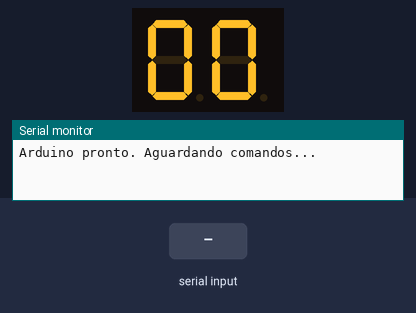
The sketch below on a simulated Arduino Uno, built with avr-gcc and run on an emulated ATmega328P. Shown: 2-digit seven-segment display, the last lines printed to the serial monitor. Wiring (inferred from the names in the program): 2-digit 7-segment display, segments lit when HIGH: segments pin 2, pin 3, pin 4, pin 5, pin 6, pin 7, pin 8, pin 9, pin 10, pin 11, pin 12, pin 13, A0, A1. Inputs (shaded band) come from the test bench. The segment pins are drawn as the display they are named for.

Above: at 1.2 s.
1.3 s: "A1" received over the second serial link
At 2.8 s:
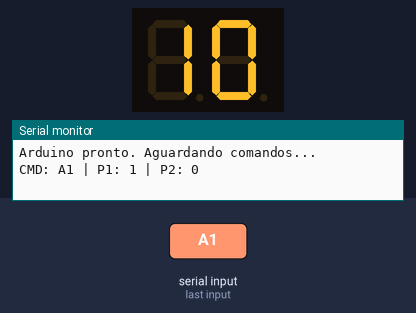
3.8 s: "D2" received over the second serial link
At 5.9 s:
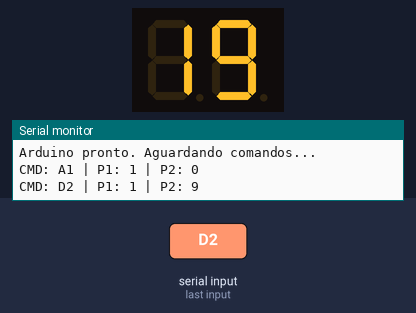
6.3 s: "R1" received over the second serial link
At 7.8 s:
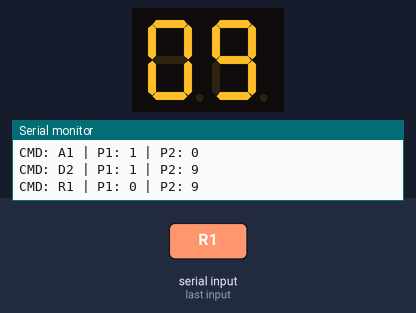
Timing chart, 0 to 9.3 s (numbered marks = the images above; inputs shaded):
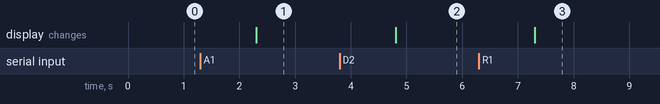

Measured:
- after the input at 1.3 s, the display: changes after 1.0 s (image 1)
- after the input at 3.8 s, the display: changes after 1.0 s (image 2)
- after the input at 6.3 s, the display: changes after 1.0 s (image 3)

The sketch:

scoreboard.ino
```cpp
//Versão do código para o Arduino que controla o placar via Bluetooth
//Passivel de melhorias, mas funcional para o propósito do projeto

#include <SoftwareSerial.h>

SoftwareSerial bluetooth(10, 11); // RX, TX para o módulo Bluetooth

// Definindo os pinos dos segmentos para cada display
const int segmentPins1[] = {2, 3, 4, 5, 6, 7, 8};       // Pinos para o display 1
const int segmentPins2[] = {9, 10, 11, 12, 13, A0, A1};  // Pinos para o display 2

// Mapeamento de segmentos para cada número (0 a 9)
byte digits[10] = {
  B00111111, // 0
  B00000110, // 1
  B01011011, // 2
  B01001111, // 3
  B01100110, // 4
  B01101101, // 5
  B01111101, // 6
  B00000111, // 7
  B01111111, // 8
  B01101111  // 9
};

int currentNumber1 = 0;
int currentNumber2 = 0;

void setup() {
  for (int i = 0; i < 7; i++) {
    pinMode(segmentPins1[i], OUTPUT);
    digitalWrite(segmentPins1[i], LOW);
    pinMode(segmentPins2[i], OUTPUT);
    digitalWrite(segmentPins2[i], LOW);
  }
  bluetooth.begin(9600);
  Serial.begin(9600);
  displayDigit(currentNumber1, segmentPins1);
  displayDigit(currentNumber2, segmentPins2);
  Serial.println("Arduino pronto. Aguardando comandos...");
}

void loop() {
  if (bluetooth.available()) {
    String command = bluetooth.readString();
    command.trim(); // Remove espaços/newlines

    if      (command == "A1") { currentNumber1 = (currentNumber1 + 1) % 10; }
    else if (command == "D1") { currentNumber1 = (currentNumber1 - 1 + 10) % 10; }
    else if (command == "R1") { currentNumber1 = 0; }
    else if (command == "A2") { currentNumber2 = (currentNumber2 + 1) % 10; }
    else if (command == "D2") { currentNumber2 = (currentNumber2 - 1 + 10) % 10; }
    else if (command == "R2") { currentNumber2 = 0; }

    displayDigit(currentNumber1, segmentPins1);
    displayDigit(currentNumber2, segmentPins2);

    // Confirma recebimento para o app
    bluetooth.println("OK");

    Serial.print("CMD: "); Serial.print(command);
    Serial.print(" | P1: "); Serial.print(currentNumber1);
    Serial.print(" | P2: "); Serial.println(currentNumber2);
  }
}

void displayDigit(int digit, const int segmentPins[]) {
  byte segments = digits[digit];
  for (int i = 0; i < 7; i++) {
    digitalWrite(segmentPins[i], segments & (1 << i));
  }
}
```
